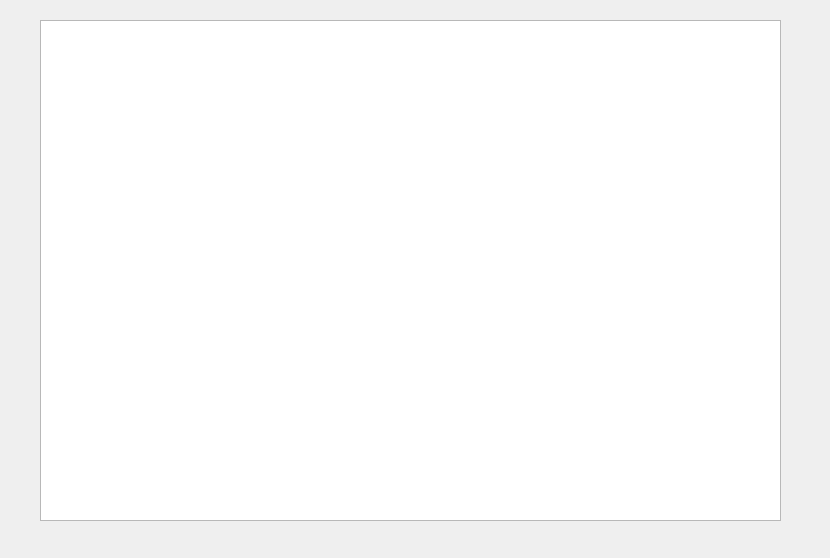
<?xml version="1.0" encoding="UTF-8"?>
<ui version="4.0">
 <class>historique</class>
 <widget class="QDialog" name="historique">
  <property name="geometry">
   <rect>
    <x>0</x>
    <y>0</y>
    <width>830</width>
    <height>558</height>
   </rect>
  </property>
  <property name="windowTitle">
   <string>Dialog</string>
  </property>
  <widget class="QListView" name="listView">
   <property name="geometry">
    <rect>
     <x>40</x>
     <y>20</y>
     <width>741</width>
     <height>501</height>
    </rect>
   </property>
  </widget>
 </widget>
 <resources/>
 <connections/>
</ui>
